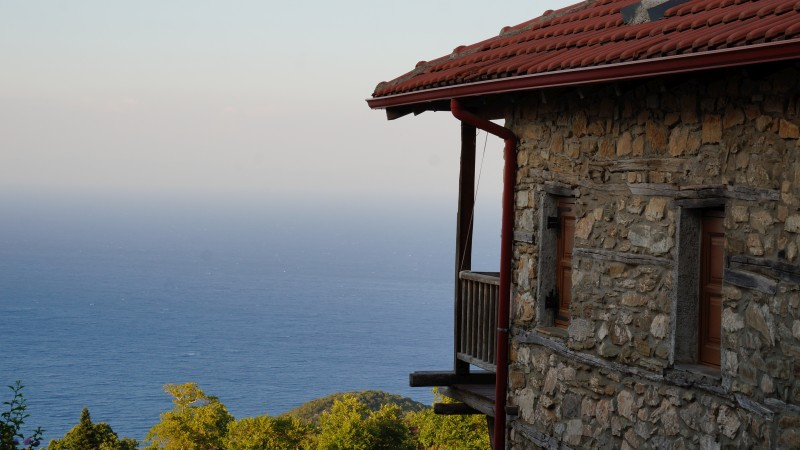
#> input picture 04_terulet_szurkearnyalatositasa/PalPant_800.jpg, 800 x 450 px
$ python to_gray.py
#> lines starting #> are read from the running program, lines starting #| are printed output that depends on the picture; after the words box and inside, x2 and y2 are one past the last pixel; in counts of white or black regions, pixels touching at a corner belong together
# Digitalis kepfeldolgozas
# Negyedik felevkozi beadando feladat

import cv2
import numpy as np


def hsv_segment(interval_H, interval_S, interval_V, wndtitle):
    global imgHSV

    minHSV = np.array([interval_H[0], interval_S[0], interval_V[0]])
    maxHSV = np.array([interval_H[1], interval_S[1], interval_V[1]])
    segmented = cv2.inRange(imgHSV, minHSV, maxHSV)
    # cv2.imshow(wndtitle, segmented)

    return segmented


# szines kep beolvasasa
img_colored = cv2.imread('PalPant_800.jpg', cv2.IMREAD_COLOR)
#> img_colored is the input picture: shape (450, 800, 3); mean B, G, R 115, 113.7, 112.6
# cv2.imshow('original img', img)

# maszk letrehozasa a tengerhez
blurred = cv2.GaussianBlur(img_colored, (5, 5), sigmaX=2.0, sigmaY=2.0)
imgHSV = cv2.cvtColor(blurred, cv2.COLOR_BGR2HSV)
#> imgHSV: shape (450, 800, 3); mean H, S, V 52.1, 70.6, 127.4
img_bg_color = hsv_segment((100, 120), (3, 129), (139, 197), 'segmented')
#> in hsv_segment, `segmented = cv2.inRange(imgHSV, minHSV, maxHSV)`:
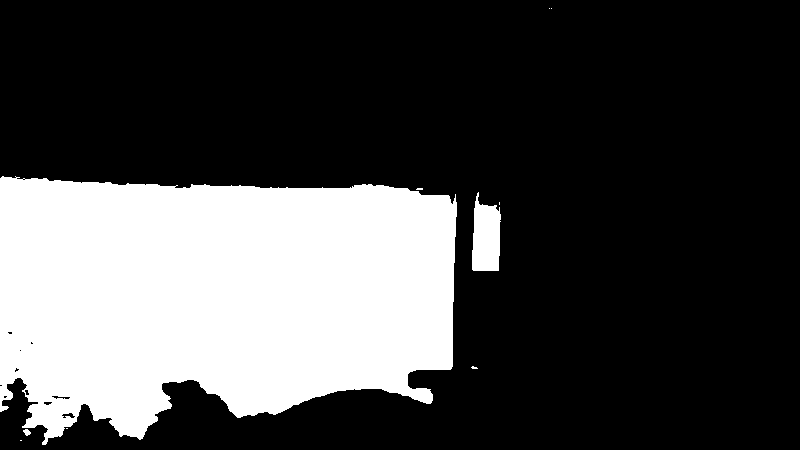
#> segmented: shape (450, 800); 28% white; 10 white regions (7 under 20 px), largest, box (x1, y1, x2, y2) and area: (0, 176, 457, 445) 98989, (472, 192, 501, 271) 1778, (23, 429, 31, 436) 36
img_bg_bw = cv2.bitwise_not(img_bg_color)

# az eredmeny szines reszenek letrehozasa
b, g, r = cv2.split(img_colored)
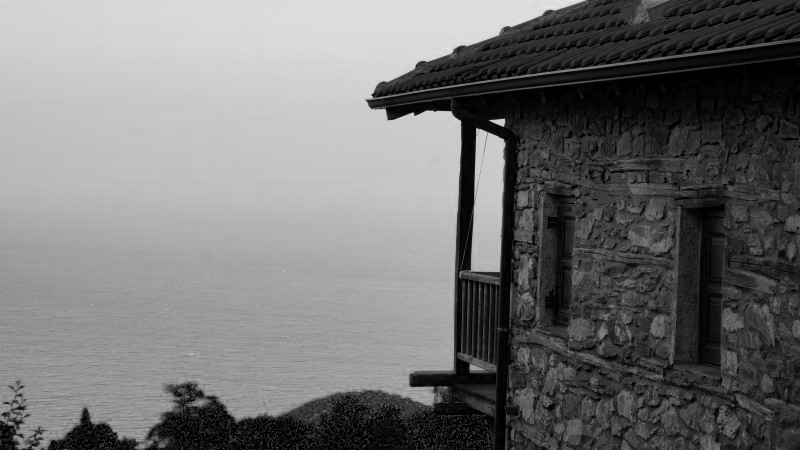
#> b: shape (450, 800); min 0, max 230, mean 115
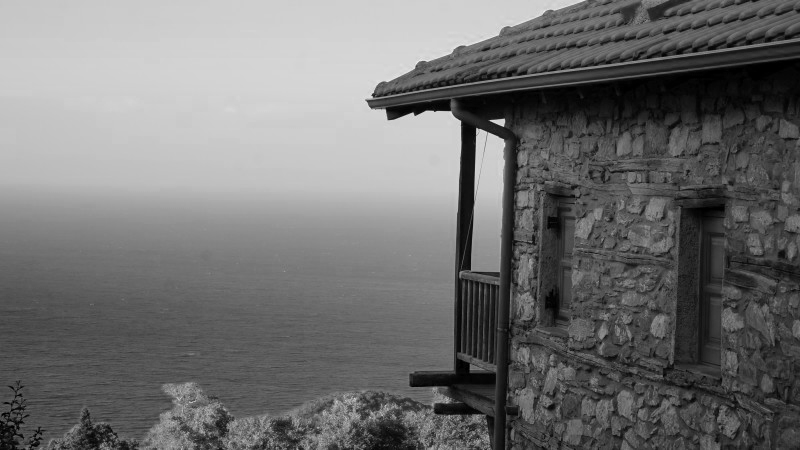
#> r: shape (450, 800); min 0, max 236, mean 112.6
b_and = cv2.bitwise_and(b, img_bg_color)
g_and = cv2.bitwise_and(g, img_bg_color)
r_and = cv2.bitwise_and(r, img_bg_color)
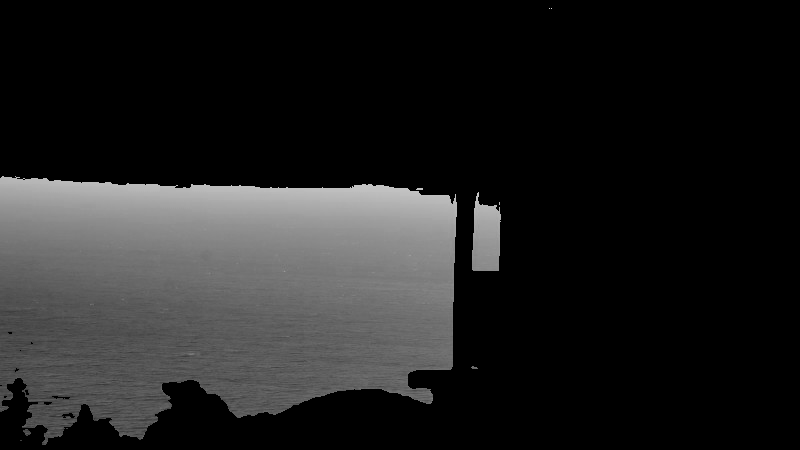
#> r_and: shape (450, 800); min 0, max 212, mean 32.3
img_colored_result = cv2.merge([b_and, g_and, r_and])
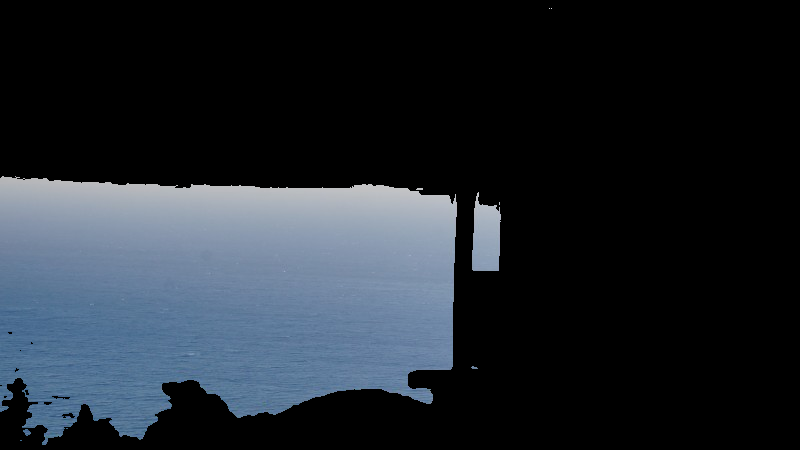
#> img_colored_result: shape (450, 800, 3); mean B, G, R 45.8, 38.5, 32.3

# az eredmeny szurkearnyalatos reszenek letrehozasa
img_gray = cv2.cvtColor(img_colored, cv2.COLOR_BGR2GRAY)
img_gray_bw = cv2.bitwise_and(img_bg_bw, img_gray)
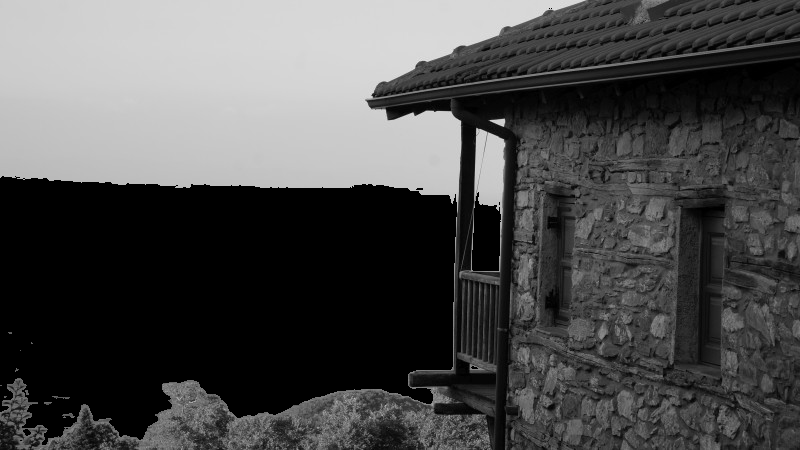
#> img_gray_bw: shape (450, 800); min 0, max 230, mean 76
img_gray_result = cv2.cvtColor(img_gray_bw, cv2.COLOR_GRAY2BGR)

# az eredmeny letrehozasa
result = cv2.bitwise_or(img_gray_result, img_colored_result)
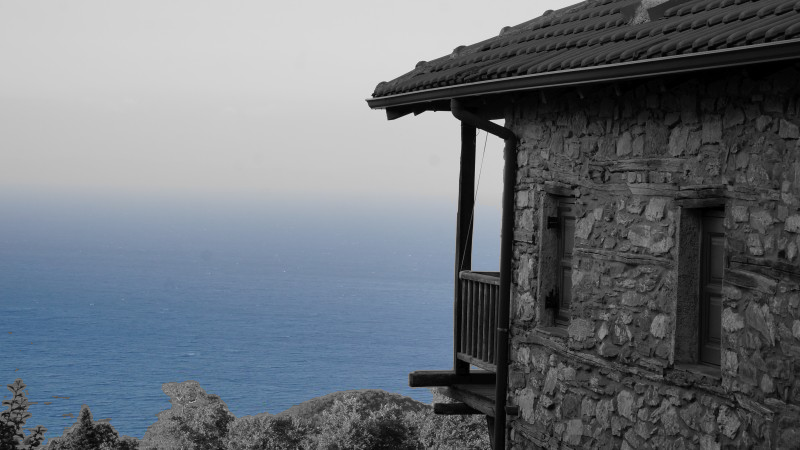
#> result: shape (450, 800, 3); mean B, G, R 121.8, 114.5, 108.3
cv2.imshow('result', result)
cv2.imwrite('output.jpg', result)

cv2.waitKey(0)
cv2.destroyAllWindows()
